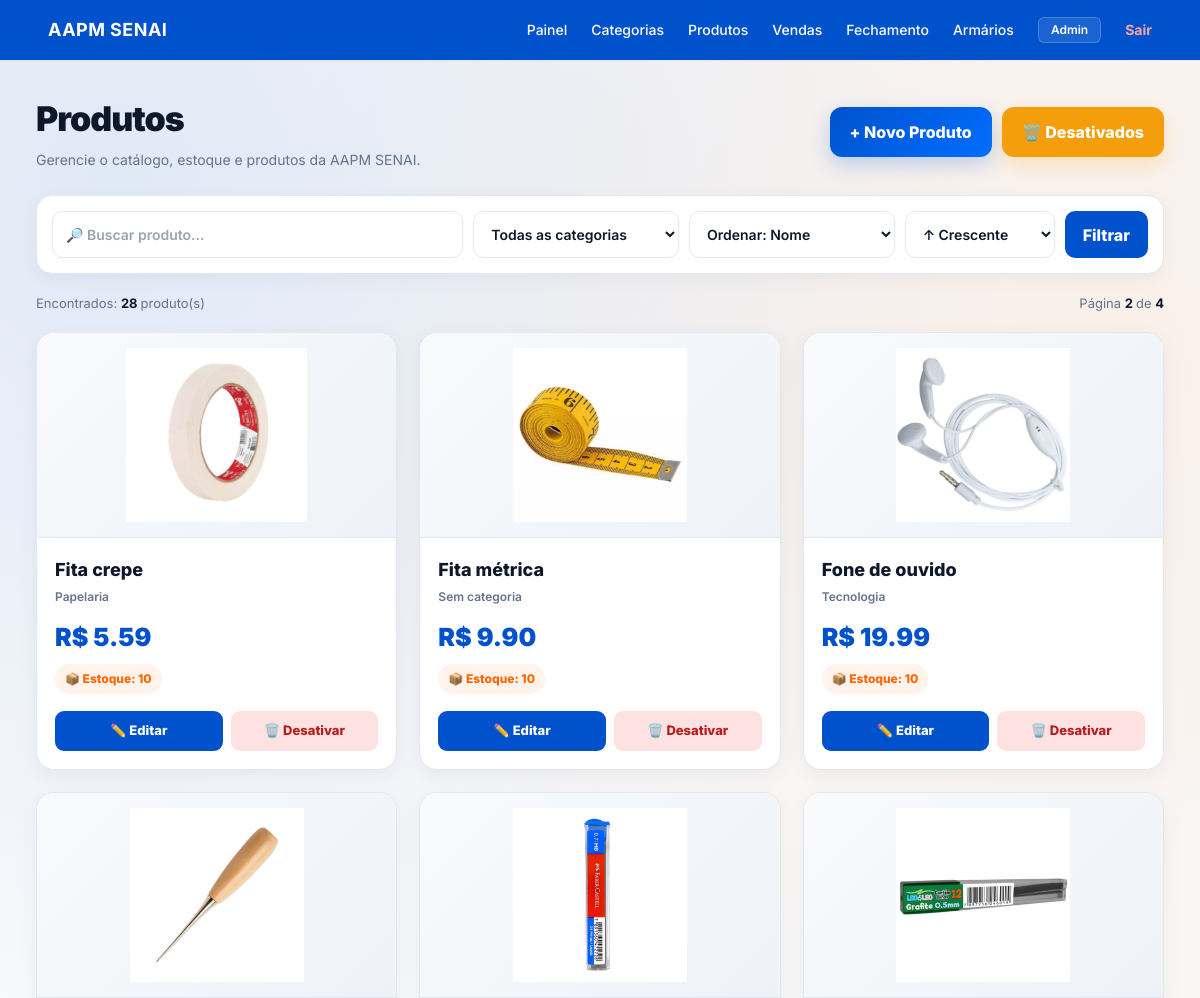
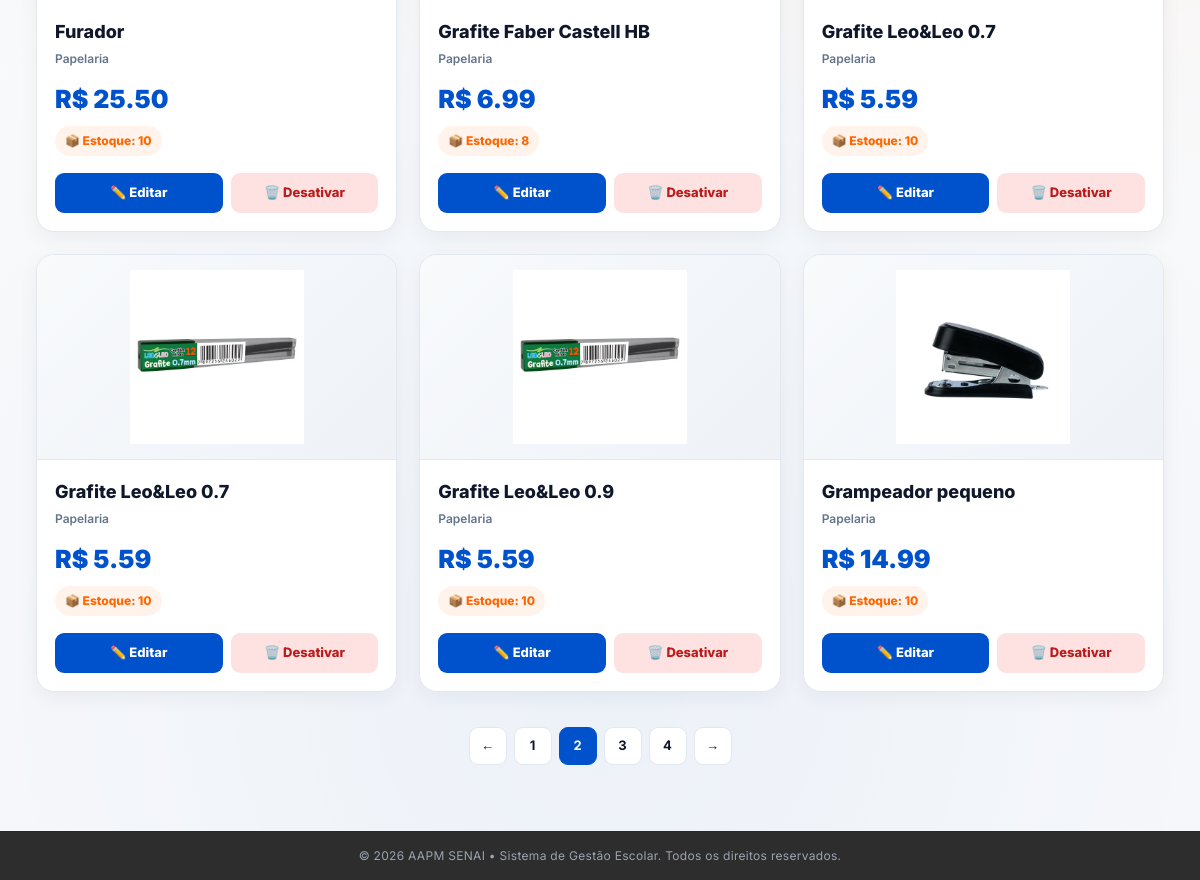
/produtos/?pagina=2&por_pagina=9&busca=&categoria_id=0&ordenar=nome&direcao=asc (signed in), run on the app's committed database (2 pictures, top to bottom).
### app/models/produto_model.py (models this page shows, shortened)
class Produto(Base):
    __tablename__ = "produtos"
    id           = Column(Integer, primary_key=True, autoincrement=True, index=True)
    nome         = Column(String(150), nullable=False, index=True)
    preco        = Column(Float, nullable=False, default=0.0)
    ativo        = Column(Boolean, default=True)
    imagem_path  = Column(String(255), nullable=True)
    categoria_id = Column(Integer, ForeignKey("categorias.id", ondelete="SET NULL"), nullable=True)
    categoria    = relationship("Categoria", back_populates="produtos")
    variacoes    = relationship("ProdutoVariacao", back_populates="produto", cascade="all, delete-orphan")

### app/models/categoria_model.py (models this page shows)
class Categoria(Base):
    __tablename__ = "categorias"
    id = Column(Integer, primary_key=True, autoincrement=True, index=True)
    nome = Column(String(100), nullable=False, unique=True, index=True) # Adicionado index=True para busca rápida
    ativo = Column(Boolean, default=True)
    produtos = relationship(
        "Produto",
        back_populates="categoria",
        cascade="all, delete-orphan", # Garante que se a categoria for deletada, a integridade é mantida
        lazy="select"
    )

### app/models/produto_variacao_model.py (models this page shows, shortened)
class ProdutoVariacao(Base):
    __tablename__ = "produto_variacoes"
    __table_args__ = (
        UniqueConstraint("produto_id", "tamanho", "cor", name="uq_variacao_produto_tamanho_cor"),
    )
    id            = Column(Integer, primary_key=True, autoincrement=True, index=True)
    produto_id    = Column(Integer, ForeignKey("produtos.id", ondelete="CASCADE"), nullable=False)
    tamanho       = Column(String(20), nullable=False)
    cor           = Column(String(50), nullable=False)
    sku           = Column(String(50), nullable=True, unique=True)
    preco         = Column(Float, nullable=True)  # se None, usa o preço base do produto
    estoque_atual = Column(Integer, nullable=False, default=0)
    ativo         = Column(Boolean, default=True)
    produto = relationship("Produto", back_populates="variacoes")

### app/controllers/produto_controller.py (the view)
@router.get("/")
def listar_produtos(
    request: Request,
    busca: str = "",
    categoria_id: int = 0,
    pagina: int = 1,
    por_pagina: int = 9,
    ordenar: str = "nome",
    direcao: str = "asc",
    db: Session = Depends(get_db),
    usuario=Depends(get_current_user)
):
    if pagina < 1:
        pagina = 1
    if por_pagina not in [6, 9, 12, 24]:
        por_pagina = 9
    if ordenar not in [
        "nome",
        "preco",
        "estoque"
    ]:
        ordenar = "nome"
    if direcao not in [
        "asc",
        "desc"
    ]:
        direcao = "asc"
    query = db.query(Produto).filter(
        Produto.ativo == True
    )
    if busca:
        busca = busca.strip()
        query = query.filter(
            Produto.nome.ilike(
                f"%{busca}%"
            )
        )
    if categoria_id:
        query = query.filter(
            Produto.categoria_id == categoria_id
        )
    if ordenar == "nome":
        campo = Produto.nome
    elif ordenar == "preco":
        campo = Produto.preco
    else:
        campo = Produto.nome
    if direcao == "desc":
        query = query.order_by(
            campo.desc()
        )
    else:
        query = query.order_by(
            campo.asc()
        )
    total = query.count()
    total_paginas = max(
        1,
        (total + por_pagina - 1)
        // por_pagina
    )
    if pagina > total_paginas:
        pagina = total_paginas
    offset = (
        pagina - 1
    ) * por_pagina
    produtos = (
        query
        .offset(offset)
        .limit(por_pagina)
        .all()
    )
    categorias = (
        db.query(Categoria)
        .filter(
            Categoria.ativo == True
        )
        .order_by(
            Categoria.nome.asc()
        )
        .all()
    )
    paginas = []
    inicio = max(
        1,
        pagina - 2
    )
    fim = min(
        total_paginas,
        pagina + 2
    )
    for numero in range(
        inicio,
        fim + 1
    ):
        paginas.append(numero)
    return templates.TemplateResponse(
        request,
        "produtos/index.html",
        {
            "request": request,
            "usuario": usuario,
            "produtos": produtos,
            "categorias": categorias,
            "busca": busca,
            "categoria_id": categoria_id,
            "pagina": pagina,
            "por_pagina": por_pagina,
            "total": total,
            "total_paginas": total_paginas,
            "paginas": paginas,
            "ordenar": ordenar,
            "direcao": direcao,
        }
    )

### app/templates/produtos/index.html (shortened to what this page needs)
{% extends "base.html" %}
{% block conteudo %}
<div class="produtos-wrapper">
    <div class="produtos-top">
        <div>
            <div class="produtos-title">
                Produtos
            </div>
            <div class="produtos-subtitle">
                Gerencie o catálogo, estoque e produtos da AAPM SENAI.
            </div>
        </div>
        {% if usuario.role == 'ADMIN' %}
        <div style="display: flex; gap: 10px;">
            <a
                href="/produtos/novo"
                class="btn-novo"
            >
                + Novo Produto
            </a>
            <a
                href="/produtos/desativados/listar"
                style="background: #f59e0b; border: none; text-decoration: none; padding: 13px 20px; border-radius: 12px; font-weight: 800; color: white; box-shadow: 0 8px 20px rgba(245, 158, 11, .22); transition: .2s;"
                onmouseover="this.style.background='#d97706'; this.style.transform='translateY(-2px)'; this.style.boxShadow='0 12px 25px rgba(245, 158, 11, .3)';"
                onmouseout="this.style.background='#f59e0b'; this.style.transform='translateY(0)'; this.style.boxShadow='0 8px 20px rgba(245, 158, 11, .22)';"
            >
                🗑️ Desativados
            </a>
        </div>
        {% endif %}
    </div>
    <form
        class="filtros"
        method="get"
    >
        <input
            type="text"
            name="busca"
            placeholder="🔎 Buscar produto..."
            value="{{ busca }}"
        >
        <select name="categoria_id">
            <option value="0">
                Todas as categorias
            </option>
        </select>
        <select name="ordenar">
            <option
                value="nome"
                {% if ordenar == "nome" %}
                    selected
                {% endif %}
            >
                Ordenar: Nome
            </option>
        </select>
        <select name="direcao">
            <option
                value="asc"
                {% if direcao == "asc" %}
                    selected
                {% endif %}
            >
                ↑ Crescente
            </option>
        </select>
        <button
            type="submit"
            class="btn-filtrar"
        >
            Filtrar
        </button>
    </form>
    <div class="resumo">
        <div>
            Encontrados:
            <strong>
                {{ total }}
            </strong>
            produto(s)
        </div>
        <div>
            Página
            <strong>
                {{ pagina }}
            </strong>
            de
            <strong>
                {{ total_paginas }}
            </strong>
        </div>
    </div>
    <div class="produtos-grid">
        {% for p in produtos %}
        <div class="produto-card">
            <div class="produto-img">
                <img
                    src="{{ p.imagem_url if p.imagem_url else 'https://placehold.co/300x200/f1f5f9/94a3b8?text=Sem+Imagem' }}"
                    alt="{{ p.nome }}"
                    onerror="
                        this.onerror=null;
                        this.src='https://placehold.co/300x200/f1f5f9/94a3b8?text=Sem+Imagem';
                    "
                >
            </div>
            <div class="produto-content">
                <a
                    class="produto-nome"
                    href="/produtos/{{ p.id }}"
                >
                    {{ p.nome }}
                </a>
                <div class="produto-categoria">
                    {{ p.categoria.nome
                       if p.categoria
                       else "Sem categoria" }}
                </div>
                <div class="produto-preco">
                    R$
                    {{ "%.2f"|format(p.preco) }}
                </div>
                <span class="estoque">
                    📦 Estoque:
                    {{ p.estoque_total }}
                </span>
                {% if usuario.role == 'ADMIN' %}
                <div class="acoes">
                    <a
                        href="/produtos/{{ p.id }}/editar"
                        class="btn-editar"
                    >
                        ✏️ Editar
                    </a>
                    <form
                        action="/produtos/{{ p.id }}/desativar"
                        method="post"
                        style="flex:1;"
                        onsubmit="
                            return confirm(
                                'Deseja desativar {{ p.nome }}?'
                            );
                        "
                    >
                        <button
                            type="submit"
                            class="btn-desativar"
                            style="width:100%;"
                        >
                            🗑️ Desativar
                        </button>
                    </form>
                </div>
                {% endif %}
            </div>
        </div>
        {% endfor %}
    </div>
    {% if total_paginas > 1 %}
    <div class="paginacao">
        <a
            class="pagina {% if pagina <= 1 %}desativada{% endif %}"
            href="?pagina={{ pagina - 1 }}&por_pagina={{ por_pagina }}&busca={{ busca|urlencode }}&categoria_id={{ categoria_id }}&ordenar={{ ordenar }}&direcao={{ direcao }}"
        >
            ←
        </a>
        {% for numero in paginas %}
        <a
            class="pagina {% if numero == pagina %}ativa{% endif %}"
            href="?pagina={{ numero }}&por_pagina={{ por_pagina }}&busca={{ busca|urlencode }}&categoria_id={{ categoria_id }}&ordenar={{ ordenar }}&direcao={{ direcao }}"
        >
            {{ numero }}
        </a>
        {% endfor %}
        <a
            class="pagina {% if pagina >= total_paginas %}desativada{% endif %}"
            href="?pagina={{ pagina + 1 }}&por_pagina={{ por_pagina }}&busca={{ busca|urlencode }}&categoria_id={{ categoria_id }}&ordenar={{ ordenar }}&direcao={{ direcao }}"
        >
            →
        </a>
    </div>
    {% endif %}
</div>
{% endblock %}

### app/static/css/style.css (style rules this page uses)
:root { --blue:#0052cc; --orange:#ff6a00; --bg:#f5f7fb; --text:#0f172a; --muted:#64748b; }
body { margin:0; font-family:Inter, sans-serif; background: radial-gradient(circle at 10% 10%, rgba(0,82,204,.10), transparent 45%), radial-gradient(circle at 90% 20%, rgba(255,106,0,.08), transparent 45%), radial-gradient(circle at 50% 90%, rgba(0,82,204,.05), transparent 50%), var(--bg); }

### app/templates/base.html (style rules this page uses)
body { font-family: 'Inter', sans-serif; }

### app/templates/produtos/index.html (style rules this page uses)
:root { --blue: #0052cc; --blue-dark: #003d99; --orange: #ff6600; --orange-light: #fff3eb; --bg: #f5f7fb; --text: #0f172a; --muted: #64748b; --border: #e2e8f0; }
.produtos-wrapper { max-width: 1250px; margin: 0 auto; padding: 25px 20px 50px; font-family: Inter, Arial, sans-serif; }
.produtos-top { display: flex; justify-content: space-between; align-items: center; margin-bottom: 25px; }
.produtos-title { font-size: 34px; font-weight: 900; color: var(--text); letter-spacing: -1px; }
.produtos-subtitle { margin-top: 5px; color: var(--muted); font-size: 14px; }
.btn-novo { background: linear-gradient( 135deg, var(--blue), #006eff ); color: white; text-decoration: none; padding: 13px 20px; border-radius: 12px; font-weight: 800; box-shadow: 0 8px 20px rgba(0,82,204,.22); transition: .2s; }
.filtros { background: white; border: 1px solid var(--border); border-radius: 16px; padding: 15px; display: grid; grid-template-columns: 2fr 1fr 1fr auto auto; gap: 10px; margin-bottom: 20px; box-shadow: 0 5px 20px rgba(15,23,42,.04); }
.filtros input, .filtros select { width: 100%; box-sizing: border-box; padding: 12px 13px; border-radius: 10px; border: 1px solid var(--border); outline: none; background: #fff; font-size: 14px; color: var(--text); font-weight: 600; }
.btn-filtrar { border: none; background: var(--blue); color: white; padding: 0 18px; border-radius: 10px; font-weight: 800; cursor: pointer; }
.resumo { display: flex; justify-content: space-between; align-items: center; margin-bottom: 18px; color: var(--muted); font-size: 13px; }
.resumo strong { color: var(--text); }
.produtos-grid { display: grid; grid-template-columns: repeat(3, 1fr); gap: 22px; }
.produto-card { background: white; border: 1px solid var(--border); border-radius: 18px; overflow: hidden; transition: transform .2s, box-shadow .2s; box-shadow: 0 6px 20px rgba(15,23,42,.05); }
.produto-img { height: 205px; background: linear-gradient( 135deg, #f8fafc, #eef2f7 ); display: flex; align-items: center; justify-content: center; border-bottom: 1px solid var(--border); }
.produto-img img { width: 100%; height: 100%; object-fit: contain; padding: 15px; box-sizing: border-box; }
.produto-content { padding: 18px; }
.produto-nome { font-size: 18px; font-weight: 800; color: var(--text); margin-bottom: 5px; display: block; text-decoration: none; }
.produto-categoria { color: var(--muted); font-size: 12px; font-weight: 600; }
.produto-preco { color: var(--blue); font-size: 25px; font-weight: 900; margin-top: 13px; }
.estoque { display: inline-block; margin-top: 8px; padding: 6px 10px; border-radius: 999px; background: var(--orange-light); color: var(--orange); font-size: 12px; font-weight: 800; }
.acoes { display: flex; gap: 8px; margin-top: 17px; }
.btn-editar { flex: 1; text-align: center; padding: 10px; border-radius: 9px; background: var(--blue); color: white; text-decoration: none; font-size: 13px; font-weight: 800; }
.btn-desativar { flex: 1; border: none; padding: 10px; border-radius: 9px; background: #fee2e2; color: #b91c1c; font-size: 13px; font-weight: 800; cursor: pointer; }
.paginacao { display: flex; justify-content: center; align-items: center; gap: 7px; margin-top: 35px; }
.pagina { min-width: 38px; height: 38px; display: flex; align-items: center; justify-content: center; border-radius: 9px; text-decoration: none; border: 1px solid var(--border); background: white; color: var(--text); font-weight: 700; font-size: 13px; }
.pagina.ativa { background: var(--blue); border-color: var(--blue); color: white; }

### data on the page
Produto: imagem_path (picture), nome "Fita crepe", categoria "Papelaria", preco "5.59", estoque_total "10"
Produto: imagem_path (picture), nome "Fita métrica", categoria "Sem categoria", preco "9.90", estoque_total "10"
Produto: imagem_path (picture), nome "Fone de ouvido", categoria "Tecnologia", preco "19.99", estoque_total "10"
Produto: imagem_path (picture), nome "Furador", categoria "Papelaria", preco "25.50", estoque_total "10"
Produto: imagem_path (picture), nome "Grafite Faber Castell HB", categoria "Papelaria", preco "6.99", estoque_total "8"
Produto: imagem_path (picture), nome "Grafite Leo&Leo 0.7", categoria "Papelaria", preco "5.59", estoque_total "10"
Produto: imagem_path (picture), nome "Grafite Leo&Leo 0.7", categoria "Papelaria", preco "5.59", estoque_total "10"
Produto: imagem_path (picture), nome "Grafite Leo&Leo 0.9", categoria "Papelaria", preco "5.59", estoque_total "10"
Produto: imagem_path (picture), nome "Grampeador pequeno", categoria "Papelaria", preco "14.99", estoque_total "10"

### other printed values
{{ usuario.nome }} "Admin"
{{ total }} "28"
{{ pagina }} "2"
{{ total_paginas }} "4"
{{ numero }} "1" "2" "3" "4"
